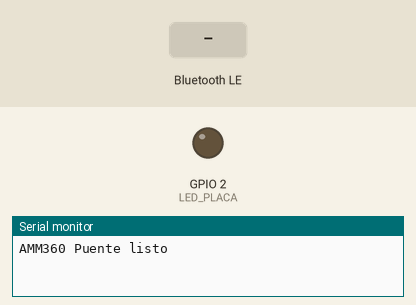
Recording of a sketch running on a simulated ESP32. Parts: output pins drawn as LEDs (lit = HIGH), the last lines printed to the serial monitor. Inputs (shaded band) come from the test bench. EEPROM starts erased; nothing arrives over Bluetooth unless stated; a phone connects over Bluetooth LE 3 s after start.

Above: at 1.2 s.
1.3 s: Bluetooth LE write "S1" received
At 4.0 s:
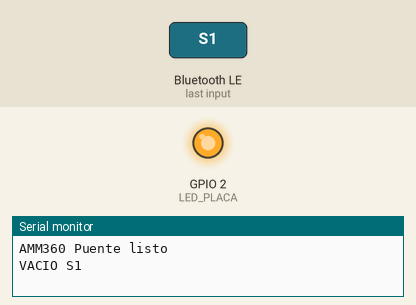
4.3 s: Bluetooth LE write "L1" received
Timing chart, 0 to 7.3 s (numbered marks = the images above; inputs shaded):
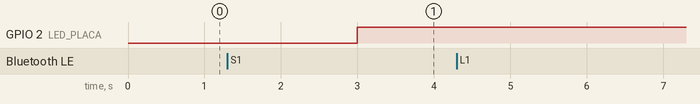

The sketch:

puente_control_blanco.ino
```cpp
/*
  AM Medinas 360 · Puente del control blanco (radiofrecuencia 433 MHz) para la base Audiotek 49216
  ---------------------------------------------------------------------------------------------
  El control blanco de la base manda señales de radio (433 MHz) que un celular no puede emitir.
  Este puente (ESP32 + receptor + transmisor de 433 MHz) APRENDE cada botón del control blanco y
  lo REPITE cuando la app de la cabina se lo pide por Bluetooth.

  Botones (mismo orden que el control):
    1 ON/OFF   2 LED   3 Reverse   4 Auto   5 UP (más velocidad)   6 RGB Exchange   7 Speed Down   8 RGB Brightness

  Comandos que manda la app (texto por Bluetooth, servicio FFE0 / característica FFE1):
    "S1".."S8"  repetir el botón 1..8
    "L1".."L8"  aprender el botón 1..8 (apunta el control blanco al puente y presiona ese botón)
    "P"         prueba de conexión
  Respuestas (notificación en FFE1): "OK S1", "OK L1 <código>", "SIN L1", "TIEMPO L1", "VACIO S1", "PONG".

  Placa: ESP32 (cualquier DevKit). Núcleo "esp32" de Espressif para Arduino IDE (2.x o 3.x).
  Librería: "rc-switch" de sui77 (Gestor de librerías). El Bluetooth viene incluido en el núcleo ESP32.

  Conexiones:
    Receptor 433 MHz (RXB6 o similar): VCC -> 5V (VIN) · GND -> GND · DATA -> GPIO 27
    Transmisor 433 MHz (FS1000A o similar): VCC -> 5V (VIN) · GND -> GND · DATA -> GPIO 26
    Antena: un cable de 17.3 cm soldado en el pin ANT del transmisor y otro en el receptor.
*/
#include <Arduino.h>
#include <BLEDevice.h>
#include <BLEServer.h>
#include <BLEUtils.h>
#include <BLE2902.h>
#include <Preferences.h>
#include <RCSwitch.h>

#define PIN_RX 27
#define PIN_TX 26
#define LED_PLACA 2
#define NOMBRE "AMM360 Puente"
#define SERVICIO "0000ffe0-0000-1000-8000-00805f9b34fb"
#define CARACT   "0000ffe1-0000-1000-8000-00805f9b34fb"

RCSwitch radio;
Preferences memoria;
BLECharacteristic *car = nullptr;
volatile bool conectado = false;
String pendiente = "";            // comando recibido, se atiende en loop()

void avisar(const String &t) {
  Serial.println(t);
  if (car && conectado) { car->setValue(t.c_str()); car->notify(); }
}

class Servidor : public BLEServerCallbacks {
  void onConnect(BLEServer *s) override { conectado = true; digitalWrite(LED_PLACA, HIGH); }
  void onDisconnect(BLEServer *s) override {
    conectado = false; digitalWrite(LED_PLACA, LOW);
    BLEDevice::startAdvertising();                       // vuelve a estar visible para la app
  }
};

class Escritura : public BLECharacteristicCallbacks {
  void onWrite(BLECharacteristic *c) override {
    String v = String(c->getValue().c_str());
    v.trim();
    if (v.length()) pendiente = v;
  }
};

String clave(int n, const char *campo) { return "b" + String(n) + campo; }

bool repetir(int n) {
  memoria.begin("amm360", true);
  unsigned long codigo = memoria.getULong(clave(n, "c").c_str(), 0);
  int bits = memoria.getInt(clave(n, "b").c_str(), 24);
  int proto = memoria.getInt(clave(n, "p").c_str(), 1);
  int pulso = memoria.getInt(clave(n, "d").c_str(), 0);
  memoria.end();
  if (!codigo) return false;
  radio.disableReceive();
  radio.setProtocol(proto);
  if (pulso > 0) radio.setPulseLength(pulso);
  radio.setRepeatTransmit(12);
  radio.send(codigo, bits);
  radio.enableReceive(digitalPinToInterrupt(PIN_RX));
  return true;
}

void aprender(int n) {
  avisar("ESPERANDO L" + String(n));
  radio.resetAvailable();
  unsigned long fin = millis() + 10000;
  while (millis() < fin) {
    if (radio.available()) {
      unsigned long codigo = radio.getReceivedValue();
      if (codigo == 0) { radio.resetAvailable(); continue; }
      memoria.begin("amm360", false);
      memoria.putULong(clave(n, "c").c_str(), codigo);
      memoria.putInt(clave(n, "b").c_str(), radio.getReceivedBitlength());
      memoria.putInt(clave(n, "p").c_str(), radio.getReceivedProtocol());
      memoria.putInt(clave(n, "d").c_str(), radio.getReceivedDelay());
      memoria.end();
      radio.resetAvailable();
      for (int i = 0; i < 3; i++) { digitalWrite(LED_PLACA, LOW); delay(80); digitalWrite(LED_PLACA, HIGH); delay(80); }
      avisar("OK L" + String(n) + " " + String(codigo));
      return;
    }
    delay(5);
  }
  avisar("TIEMPO L" + String(n));
}

void setup() {
  Serial.begin(115200);
  pinMode(LED_PLACA, OUTPUT);
  radio.enableReceive(digitalPinToInterrupt(PIN_RX));
  radio.enableTransmit(PIN_TX);

  BLEDevice::init(NOMBRE);
  BLEServer *srv = BLEDevice::createServer();
  srv->setCallbacks(new Servidor());
  BLEService *svc = srv->createService(SERVICIO);
  car = svc->createCharacteristic(CARACT,
        BLECharacteristic::PROPERTY_READ | BLECharacteristic::PROPERTY_WRITE |
        BLECharacteristic::PROPERTY_WRITE_NR | BLECharacteristic::PROPERTY_NOTIFY);
  car->addDescriptor(new BLE2902());
  car->setCallbacks(new Escritura());
  car->setValue("LISTO");
  svc->start();
  BLEAdvertising *adv = BLEDevice::getAdvertising();
  adv->addServiceUUID(SERVICIO);
  adv->setScanResponse(true);
  BLEDevice::startAdvertising();
  Serial.println("AMM360 Puente listo");
}

void loop() {
  // Escucha el control blanco en todo momento (útil para probar desde el Monitor Serie)
  if (pendiente.length() == 0 && radio.available()) {
    Serial.printf("Control: codigo %lu bits %d protocolo %d pulso %d\n", radio.getReceivedValue(),
                  radio.getReceivedBitlength(), radio.getReceivedProtocol(), radio.getReceivedDelay());
    radio.resetAvailable();
  }
  if (pendiente.length() == 0) { delay(5); return; }
  String cmd = pendiente; pendiente = "";
  char tipo = toupper(cmd.charAt(0));
  int n = cmd.substring(1).toInt();
  if (tipo == 'P') { avisar("PONG"); return; }
  if (n < 1 || n > 8) { avisar("ERROR " + cmd); return; }
  if (tipo == 'S') avisar((repetir(n) ? "OK S" : "VACIO S") + String(n));
  else if (tipo == 'L') aprender(n);
  else avisar("ERROR " + cmd);
}
```
